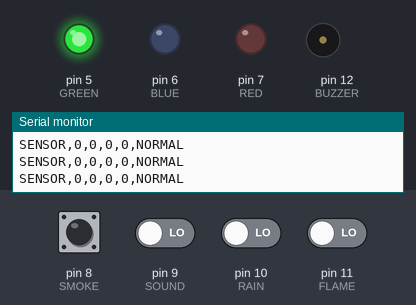
The sketch below on a simulated Arduino Uno, built with avr-gcc and run on an emulated ATmega328P. Parts: output pins drawn as LEDs (lit = HIGH), buzzer (waves = sounding, pin HIGH), the last lines printed to the serial monitor. The inputs (shaded band) are chosen by the test bench; at power-on: pin 8 (SMOKE), pin 9 (SOUND), pin 10 (RAIN), pin 11 (FLAME) LOW.

Above: at 1.8 s.
1.9 s: pin 8 (SMOKE) pulled HIGH for 0.6 s
At 2.4 s:
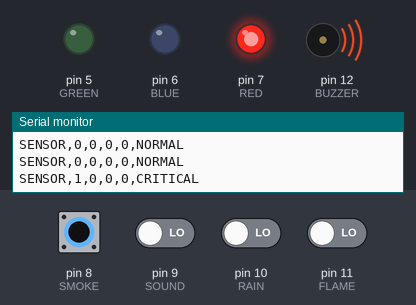
4.0 s: pin 9 (SOUND) driven HIGH
At 4.4 s:
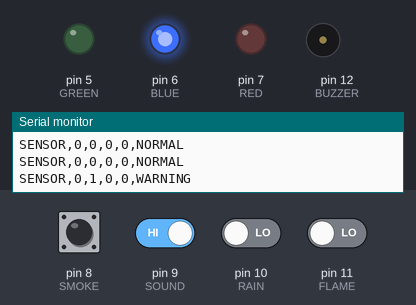
7.5 s: pin 11 (FLAME) driven HIGH
At 8.4 s:
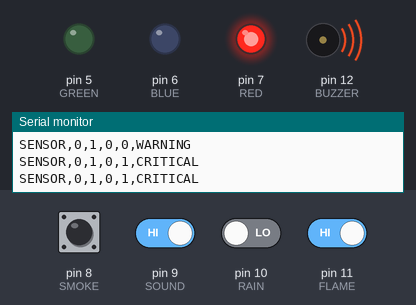
9.0 s: pin 11 (FLAME) driven LOW
At 9.6 s:
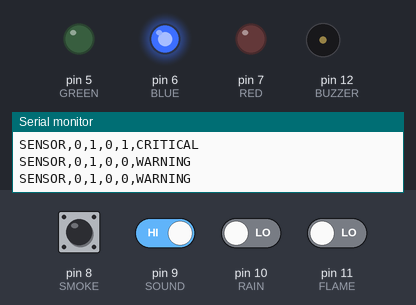
Timing chart, 0 to 11.5 s (numbered marks = the images above; inputs shaded):
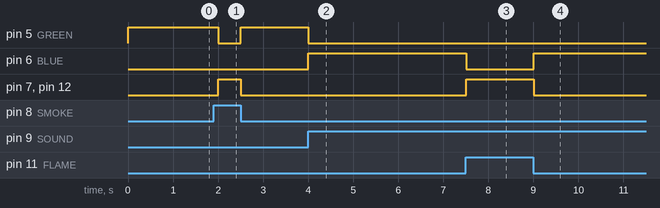

Measured:
- after the input at 1.9 s, pin 5 (GREEN): HIGH → LOW after 0.10 s, → HIGH 0.50 s later; pin 7 (RED), pin 12 (BUZZER): LOW → HIGH after 0.10 s, → LOW 0.50 s later
- after the input at 4.0 s, pin 5 (GREEN): HIGH → LOW at once; pin 6 (BLUE): LOW → HIGH at once
- after the input at 7.5 s, pin 6 (BLUE): HIGH → LOW at once; pin 7 (RED), pin 12 (BUZZER): LOW → HIGH at once
- after the input at 9.0 s, pin 6 (BLUE): LOW → HIGH at once; pin 7 (RED), pin 12 (BUZZER): HIGH → LOW at once

The sketch:

emergency_sensor.ino
```cpp
// EmergencyMesh — Arduino UNO sensor node
// Existing wiring: Smoke D8, Sound D9, Rain D10, Flame D11, Buzzer D12, Red D7, Blue D6, Green D5
const int SMOKE=8,SOUND=9,RAIN=10,FLAME=11,BUZZER=12,RED=7,BLUE=6,GREEN=5;
void setup(){Serial.begin(115200); pinMode(SMOKE,INPUT);pinMode(SOUND,INPUT);pinMode(RAIN,INPUT);pinMode(FLAME,INPUT);pinMode(BUZZER,OUTPUT);pinMode(RED,OUTPUT);pinMode(BLUE,OUTPUT);pinMode(GREEN,OUTPUT);}
void loop(){
 int smoke=digitalRead(SMOKE),sound=digitalRead(SOUND),rain=digitalRead(RAIN),flame=digitalRead(FLAME);
 const char* severity="NORMAL"; if(flame||smoke) severity="CRITICAL"; else if(rain&&sound) severity="HIGH"; else if(rain||sound) severity="WARNING";
 digitalWrite(RED,strcmp(severity,"CRITICAL")==0); digitalWrite(BLUE,strcmp(severity,"HIGH")==0||strcmp(severity,"WARNING")==0); digitalWrite(GREEN,strcmp(severity,"NORMAL")==0); digitalWrite(BUZZER,strcmp(severity,"CRITICAL")==0);
 Serial.print("SENSOR,"); Serial.print(smoke);Serial.print(',');Serial.print(sound);Serial.print(',');Serial.print(rain);Serial.print(',');Serial.print(flame);Serial.print(',');Serial.println(severity); delay(500);
}
```
